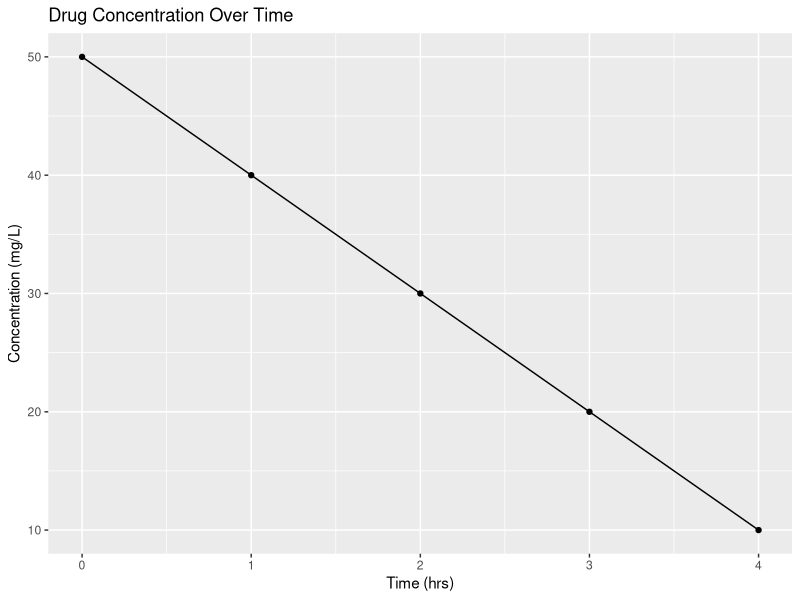
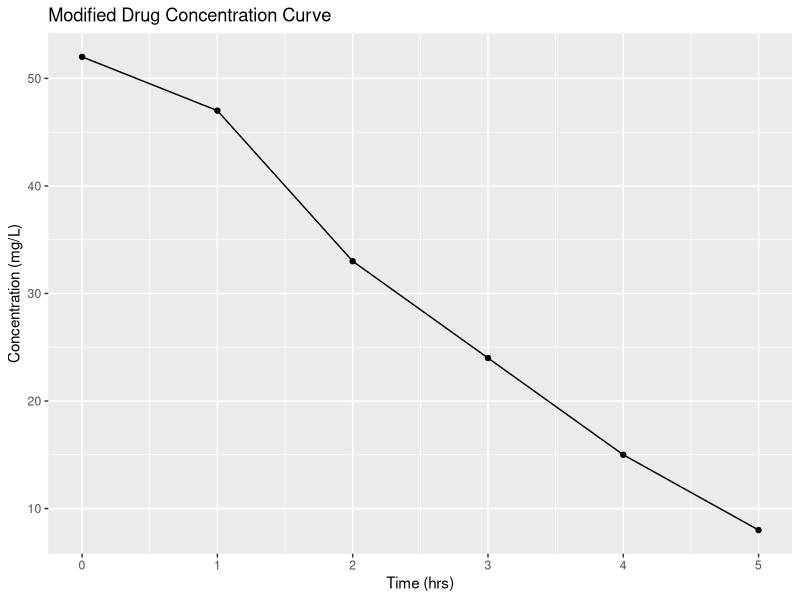

The R script that drew these images, in order:
## ---- chunk 1
dose <- 50
## ---- chunk 2
dose
## ---- chunk 3
temperature <- 37
temperature
## ---- chunk 4
# Numeric
concentration <- 25.5

# Character (text)
compound <- "Aspirin"

# Logical (TRUE/FALSE)
effective <- TRUE
## ---- chunk 5
class(concentration)
class(compound)
class(effective)
## ---- chunk 6
concentrations <- c(10, 20, 30, 40, 50)
## ---- chunk 7
concentrations
## ---- chunk 8
concentrations[1]   # first value
concentrations[3]   # third value
## ---- chunk 9
pH_values <- c(6.5, 6.7, 6.8, 6.9, 7.0)
pH_values
## ---- chunk 10
data <- data.frame(
  Time = c(0, 1, 2, 3, 4),
  Concentration = c(50, 40, 30, 20, 10)
)
## ---- chunk 11
print(data)
## ---- chunk 12
data$Concentration
## ---- chunk 13
data[2, 2]
## ---- chunk 14
compounds <- data.frame(
  Compound = c("Aspirin", "Ibuprofen"),
  Dose = c(100, 200),
  Effective = c(TRUE, FALSE)
)
## ---- chunk 15
print(compounds)
## ---- chunk 16
# Concentration measurements over time (in mg/L)
concentration <- c(50, 40, 30, 20, 10)
## ---- chunk 17
avg_conc <- mean(concentration) 
cat("Average concentration:", avg_conc, "mg/L")
## ---- chunk 18
sd_conc <- sd(concentration) 
cat("Standard deviation of concentration:", sd_conc)
## ---- chunk 19
# Enter your own values here:
your_conc <- c(52, 49, 48, 51, 50)

# Calculate mean and standard deviation
mean(your_conc) 
sd(your_conc)
## ---- chunk 20
library(ggplot2)
## ---- chunk 21
# Create a data frame with time and concentration

data <- data.frame( Time = c(0, 1, 2, 3, 4), Concentration = c(50, 40, 30, 20, 10) )
## ---- chunk 22
print(data)
## ---- chunk 23
# Create a scatter plot with a line

ggplot(data, aes(x = Time, y = Concentration)) + 
  geom_point() +             # add the points 
  geom_line() +              # connect the points with a line 
  labs( 
    title = "Drug Concentration Over Time", 
    x = "Time (hrs)", 
    y = "Concentration (mg/L)" 
  )
## ---- chunk 24
# Your turn: modify the dataset or try new values

my_data <- data.frame( 
  Time = c(0, 1, 2, 3, 4, 5), 
  Concentration = c(52, 47, 33, 24, 15, 8) 
  )

ggplot(my_data, aes(x = Time, y = Concentration)) + 
  geom_point() + 
  geom_line() + 
  labs( 
    title = "Modified Drug Concentration Curve", 
    x = "Time (hrs)", 
    y = "Concentration (mg/L)" 
  )
